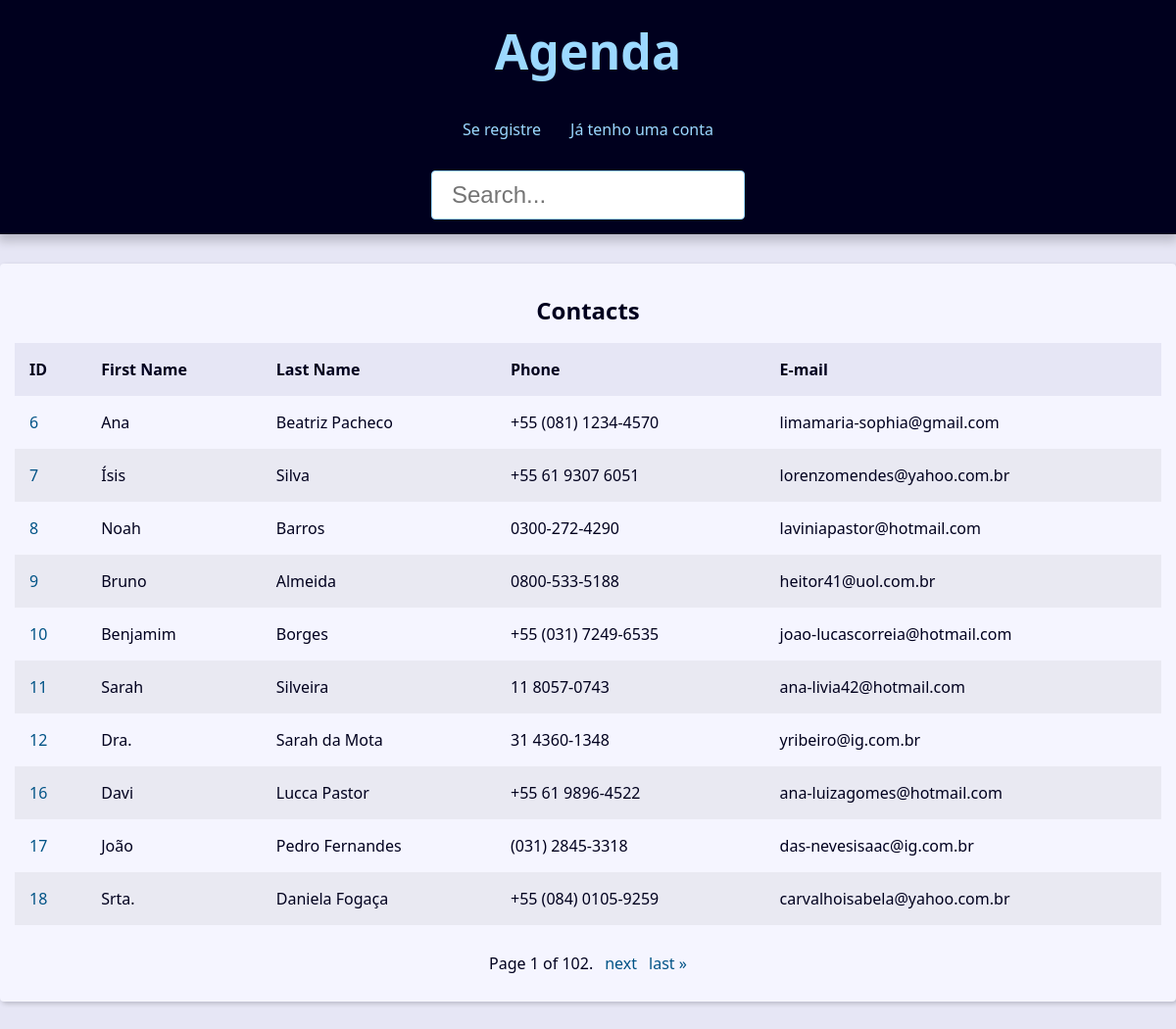
The app's page /, older data.
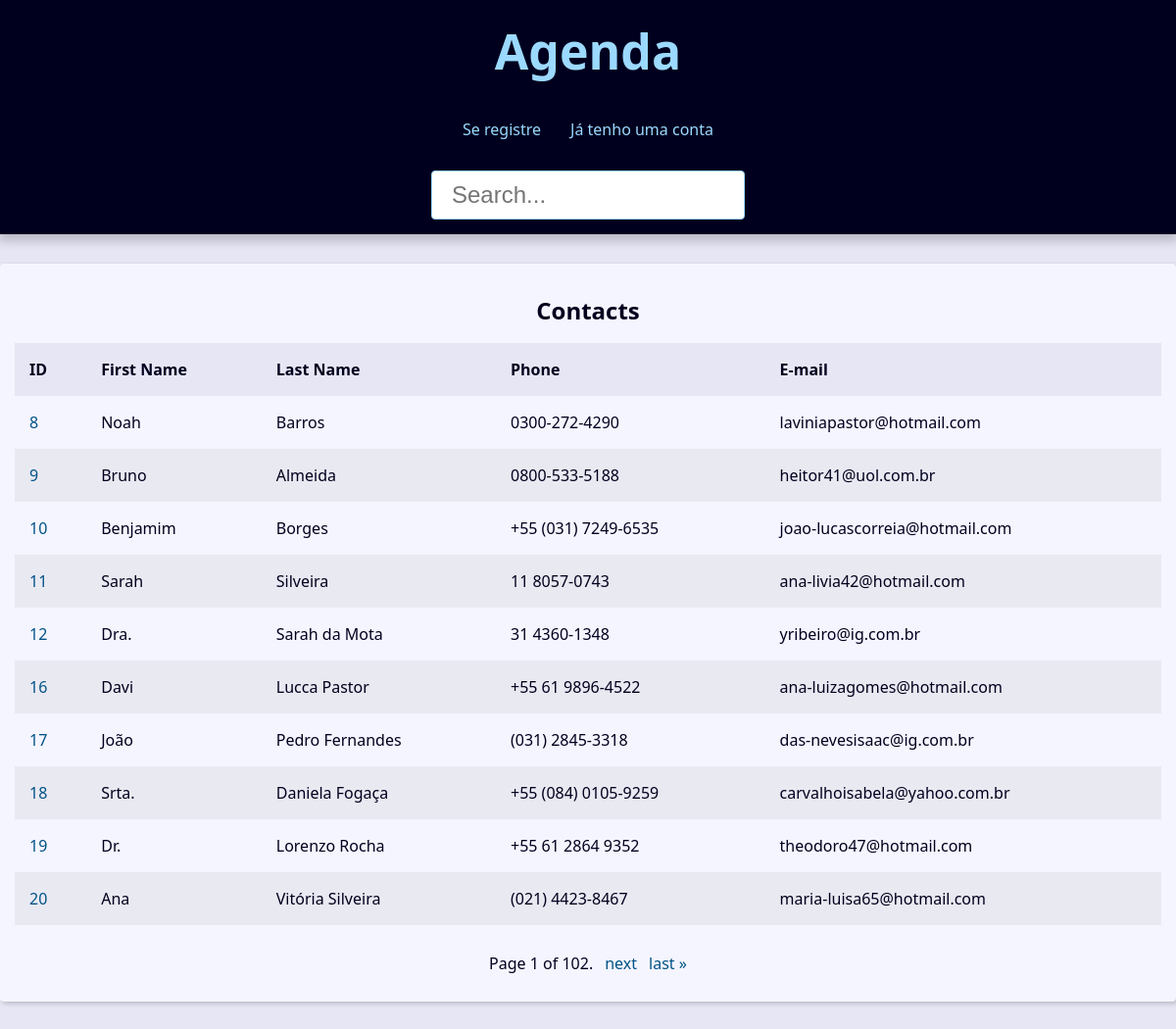
The same page, newer data.
### contact/models.py (models this page shows, shortened)
class Contact( models.Model ):
    name = models.CharField(max_length=50) #field com char de no maximo 50 chars
    last_name = models.CharField(max_length=100)
    phone = models.CharField(max_length=70)
    email = models.EmailField(max_length=254)
    created_at = models.DateTimeField(default=timezone.now) #quando o campo for criado;
    description = models.TextField()
    show = models.BooleanField(default=True)
    picture = models.ImageField(blank=True,upload_to='pictures/%Y%m')
    category = models.ForeignKey(Category,on_delete=models.SET_NULL,blank=True, null=True) # CASCADE = deletando category, o contato sera deletado tambem
    owner = models.ForeignKey(User,on_delete=models.SET_NULL,null=True)

### contact/views/contact_views.py (the view)
# urls.py: path('', views.index, name='index'),
def index(request):
    contacts = Contact.objects.filter(show = True).order_by('id')
    paginator = Paginator(contacts, 10)  # Show 10 contacts per page.
    page_number = request.GET.get("page")
    page_obj = paginator.get_page(page_number)
    context = {
        'page_obj' : page_obj,
        'title' : 'Agenda'
    }
    return render(request,'contact/index.html',context)

### contact/templates/contact/index.html
{% extends 'global/base.html' %}
{% block content %}
  {% if page_obj %}
  <div class="responsive-table">
    <table class="contacts-table">
      <caption class="table-caption ">
        Contacts
      </caption>
      <thead>
        <tr class="table-row table-row-header">
          <th class="table-header">ID</th>
          <th class="table-header">First Name</th>
          <th class="table-header">Last Name</th>
          <th class="table-header">Phone</th>
          <th class="table-header">E-mail</th>
        </tr>
      </thead>
      <tbody>
        {% for contact in page_obj %}
          <tr class="table-row">
            <td class="table-cel">
              <a class="table-link" href=" {% url 'contact:contact' contact.id %}">
                {{ contact.id }}
              </a>
            </td>
            <td class="table-cel">
              {{ contact.name }}
            </td>
            <td class="table-cel">
              {{ contact.last_name }}
            </td>
            <td class="table-cel">
              {{ contact.phone }}
            </td>
            <td class="table-cel">
              {{ contact.email }}
            </td>
          </tr>
        {% endfor %}
      </tbody>
    </table>
  </div>
  {% else %}
  <div class="single-contact">
    <p>Nenhum contato encontrado</p>
  </div>
  {% endif %}
{% endblock content %}

### base_templates/global/base.html (shortened to what this page needs)
<!DOCTYPE html>
<html lang="pt-br">
<head>
    {% include 'global/partials/head.html'%}
</head>
<body>
    {% include "global/partials/header.html" %}
    <main class="content">
        {% block content %}{% endblock content %}
        {% include "global/partials/pagination.html" %}
    </main>
</body>
</html>

### base_templates/global/partials/head.html (shortened to what this page needs)
{% load static %}
    <link rel="stylesheet" href="{% static 'global/css/style.css' %}" >

### base_templates/global/partials/header.html
<header class="header">
    <h1 class="header-heading">
        <a href="{% url 'contact:index'%}" class="header-link">
            Agenda
        </a>
    </h1>
    <nav class="menu">
        <ul class="menu-list">
            {% if user.is_authenticated  %}
            <li class="menu-item">
                <a href=" {% url 'contact:create' %}" class="menu-link">
                    New Contact
                </a>
            </li>
            <li class="menu-item">
                <a href=" {% url 'contact:user_update' %}" class="menu-link">
                    Profile
                </a>
            </li>
            <li class="menu-item">
                <a href=" {% url 'contact:logout' %}" class="menu-link">
                    Log Out
                </a>
            </li>
            {% else %}
            <li class="menu-item">
                <a href=" {% url 'contact:register' %}" class="menu-link">
                    Se registre
                </a>
            </li>
            <li class="menu-item">
                <a href=" {% url 'contact:login' %}" class="menu-link">
                    Já tenho uma conta
                </a>
            </li>
            {% endif %}
        </ul>
    </nav>
    <div class="search">
        <form action="{% url "contact:search" %}"
        method="GET">
            <input type="text"
            class="search-input"
            id="search"
            name="q"
            placeholder="Search..."
            value="{{request.GET.q.strip}}"
            >
        </form>
    </div>
</header>

### base_templates/global/partials/pagination.html (shortened to what this page needs)
{% if page_obj %}
<div class="pagination">
    <span class="step-links">
        <span class="current">
            Page {{ page_obj.number }} of {{ page_obj.paginator.num_pages }}.
        </span>
        {% if page_obj.has_next %}
            <a href="?page={{ page_obj.next_page_number }}&q={{request.GET.q.strip}}">next</a>
            <a href="?page={{ page_obj.paginator.num_pages }}&q={{request.GET.q.strip}}">last &raquo;</a>
        {% endif %}
    </span>
</div>
{% endif %}

### base_static/global/css/style.css (style rules this page uses)
:root { --spacing: 1.5rem; --link-dark-color: rgb(0, 83, 134); --link-light-color: rgb(156, 217, 255); --clr-white: rgb(245, 245, 255); --clr-black: rgb(0, 0, 30); --clr-light-gray: rgb(230, 230, 245); --clr-dark-shadow-5: rgba(0, 0, 10, 5%); --clr-dark-shadow-10: rgba(0, 0, 10, 10%); --clr-dark-shadow-20: rgba(0, 0, 10, 20%); --clr-light-shadow-5: rgba(200, 200, 255, 5%); --clr-light-shadow-10: rgba(200, 200, 255, 10%); --clr-light-shadow-20: rgba(200, 200, 255, 20%); --main-page-width: 120rem; --table-min-width: 60rem; --biggest-font-size: 5rem; --bigger-font-size: 4rem; --big-font-size: 3.2rem; --medium-font-size: 2.4rem; --small-font-size: 1.6rem; --smaller-font-size: 1.4rem; --smallest-font-size: 1.2rem; --transition-fast: 300ms; --transition-medium: 600ms; --transition-slow: 1s; --default-border-radius: 4px; }
*, *::before, *::after { margin: 0; padding: 0; box-sizing: border-box; }
html { font-size: 62.5%; }
body { font-family: system-ui, -apple-system, BlinkMacSystemFont, 'Segoe UI', Roboto, Oxygen, Ubuntu, Cantarell, 'Open Sans', 'Helvetica Neue', sans-serif; line-height: 1.5; font-size: var(--small-font-size); color: var(--clr-black); -webkit-font-smoothing: antialiased; background: var(--clr-light-gray); }
.header { background: var(--clr-black); padding: var(--spacing); box-shadow: 0 5px 10px 2px var(--clr-dark-shadow-20); z-index: 1; position: relative; }
.header-heading { font-size: var(--biggest-font-size); text-align: center; }
.header-link { color: var(--link-light-color); text-decoration: none; transition: filter var(--transition-fast) ease-in-out; }
.menu { margin: var(--spacing); }
.menu-list { list-style: none; display: flex; justify-content: center; flex-flow: row wrap; }
.menu-link { display: block; padding: var(--spacing); color: var(--link-light-color); text-decoration: none; transition: background-color var(--transition-fast) ease-in-out; border-radius: var(--default-border-radius); }
.content { max-width: var(--main-page-width); margin: calc(var(--spacing) * 2) auto; padding: var(--spacing); background: var(--clr-white); box-shadow: 2px 2px 5px var(--clr-dark-shadow-20); border-radius: var(--default-border-radius); }
.responsive-table { width: 100%; overflow-x: auto; }
.contacts-table { width: 100%; min-width: var(--table-min-width); border-collapse: collapse; }
.table-caption { font-size: var(--medium-font-size); font-weight: bold; padding: var(--spacing); }
.table-row { text-align: left; text-overflow: ellipsis; transition: background-color var(--transition-fast) ease-in-out; }
.table-row:nth-of-type(2n) { background: var(--clr-dark-shadow-5); }
.table-row-header { background: var(--clr-light-gray); color: var(--clr-black); }
.table-cel, .table-header { padding: var(--spacing); }
.table-link { color: var(--link-dark-color); transition: color var(--transition-fast) ease-in-out; text-decoration: none; }
.pagination { margin-top: var(--spacing); display: flex; justify-content: center; padding: calc(var(--spacing) * 0.8); font-size: var(--small-font-size); }
.pagination .step-links { display: flex; gap: calc(var(--spacing) * 0.8); }
.pagination .step-links a { color: var(--link-dark-color); transition: color var(--transition-fast) ease-in-out; text-decoration: none; display: block; }
.search { display: flex; justify-content: center; }
.search-input { font-size: var(--medium-font-size); padding: 1rem 2rem; width: 100%; max-width: 32rem; border-radius: var(--default-border-radius); border: 1px solid var(--link-light-color); }

Row changes from the older to the newer data that the page shows:
removed Contact: id "6", name "Ana", last_name "Beatriz Pacheco", phone "+55 (081) 1234-4570", email "limamaria-sophia@gmail.com"
removed Contact: id "7", name "Ísis", last_name "Silva", phone "+55 61 9307 6051", email "lorenzomendes@yahoo.com.br"
now on this page (row unchanged): Contact: id "19", name "Dr.", last_name "Lorenzo Rocha", phone "+55 61 2864 9352", email "theodoro47@hotmail.com"
now on this page (row unchanged): Contact: id "20", name "Ana", last_name "Vitória Silveira", phone "(021) 4423-8467", email "maria-luisa65@hotmail.com"
